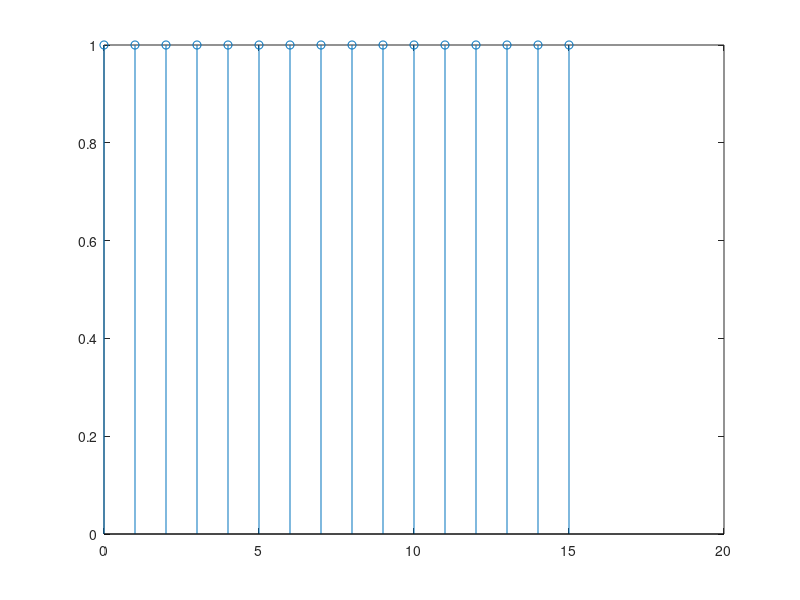
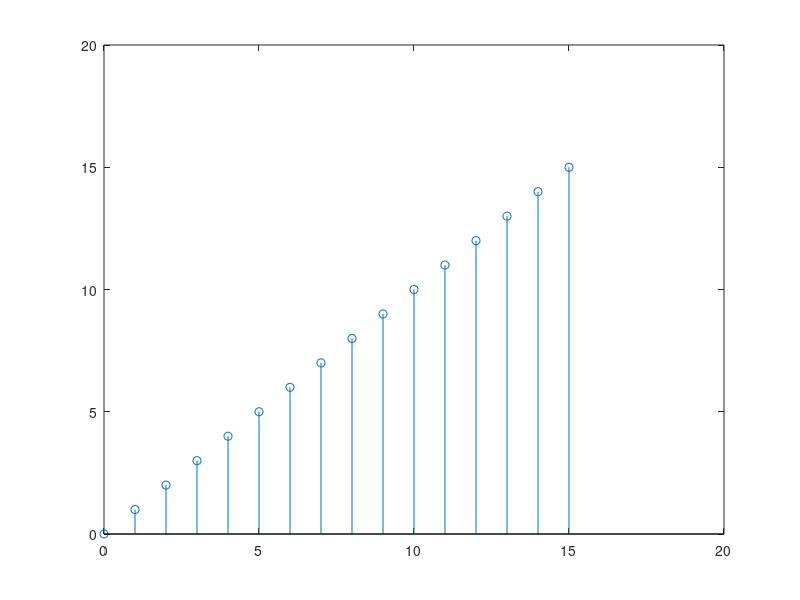
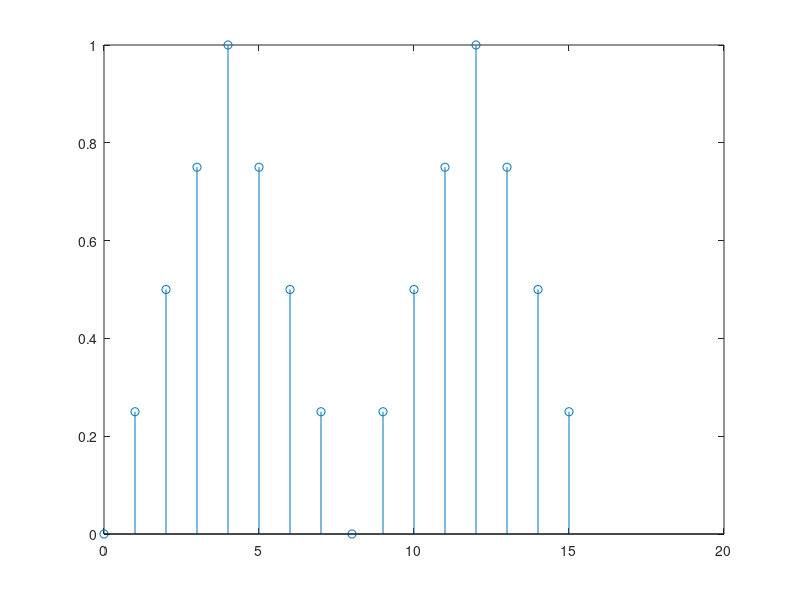
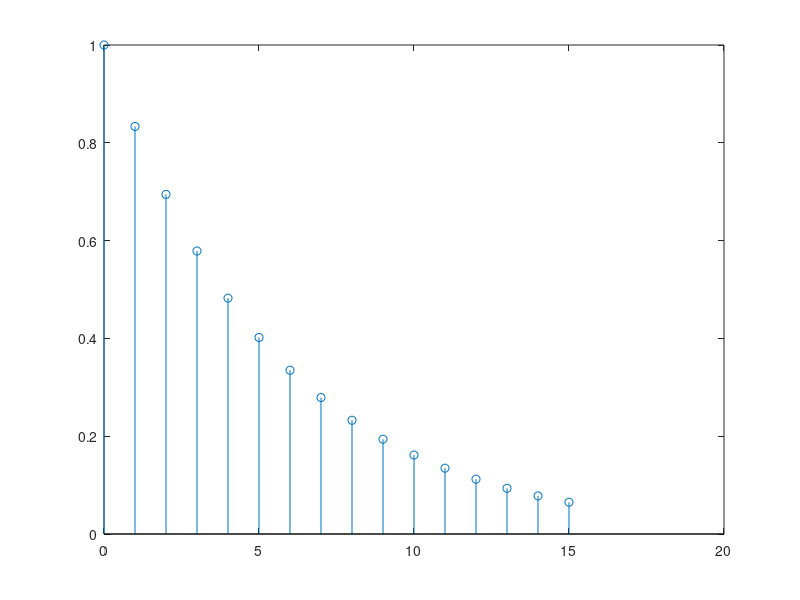

Write the MATLAB code that produced these figures, in order.
%%workspace initialization
clc; clear; close all;
%% Generate the basic signals of commong length 16
N=16
n=0:N-1;
b=ones(1,N);
r=n;
P=8;
n1=0:P/2-1;
n2=P/2:P-1;
P1=P*ones(1,length(n2));
A=1;

tri_block=[2*A*n1/P 2*A*(P1-n2)/P];
t=[tri_block tri_block];
e=(5/6).^n;
figure(1)
stem(n,b);
figure(2)
stem(n,r);
figure(3)
stem(n,t);
figure(4)
stem(n,e);

%%i.crete&display r[n-6]*u[n]
figure('Name','Tut2.elementarty signals');
stem(n,r);
grid;
hold on;
stem(n+6,r,'r*');
title('r[n] (blue) and v[n]=r[n-6]*u[n] (red)');

%%i.crete&display z[n]=t[n]*(u[n]-u[n-10])
z=[t(1:10) zeros(1,6);];
figure('Name','Tut2.elementarty signals');
stem(n,t);
grid;
hold on;
stem(n,z,'r*');
title('t[n] (red) and z[n]=t[n]*(u[n]-u[n-10])(blue)');
